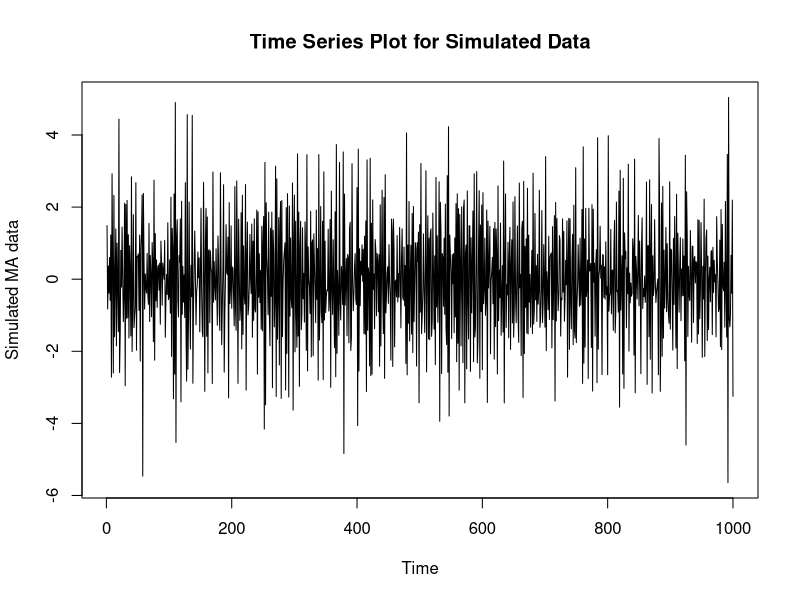
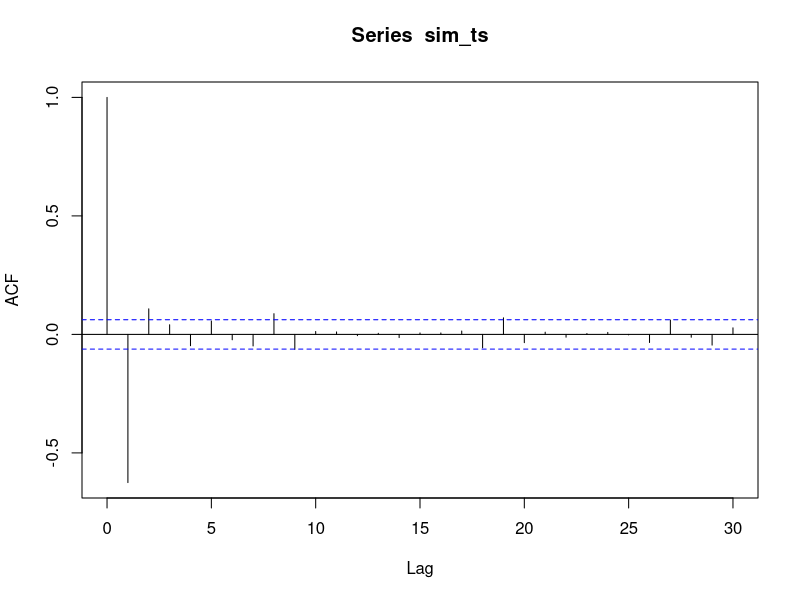
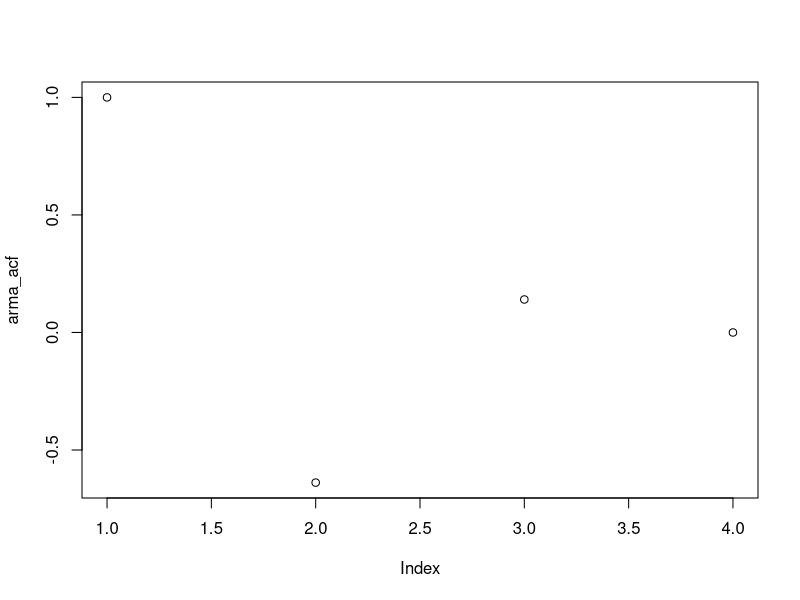
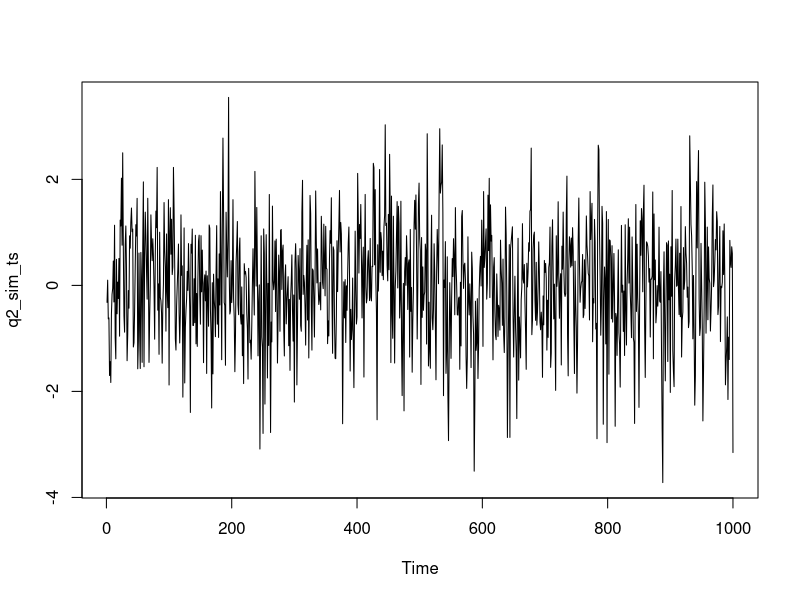
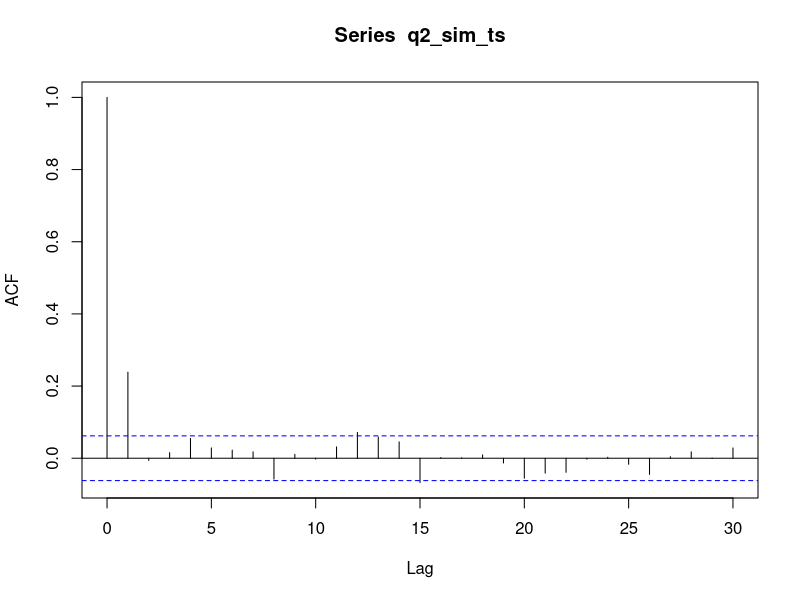
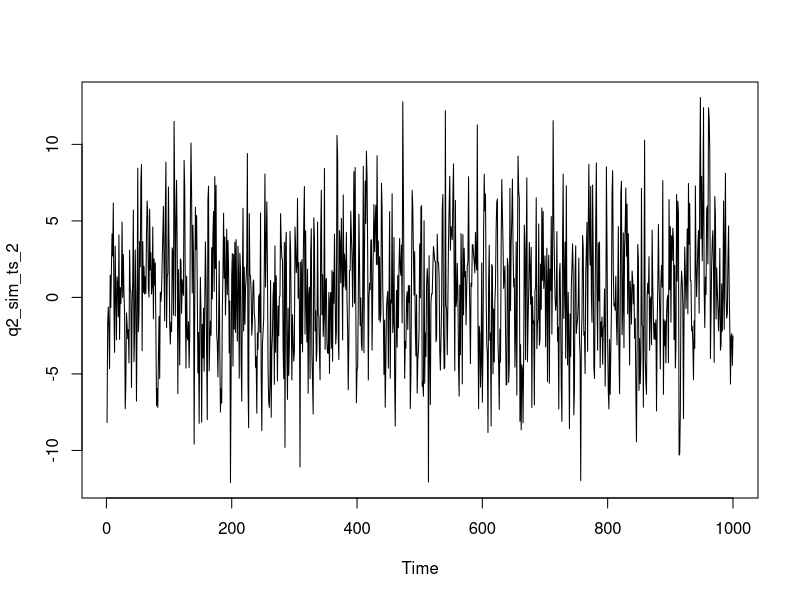
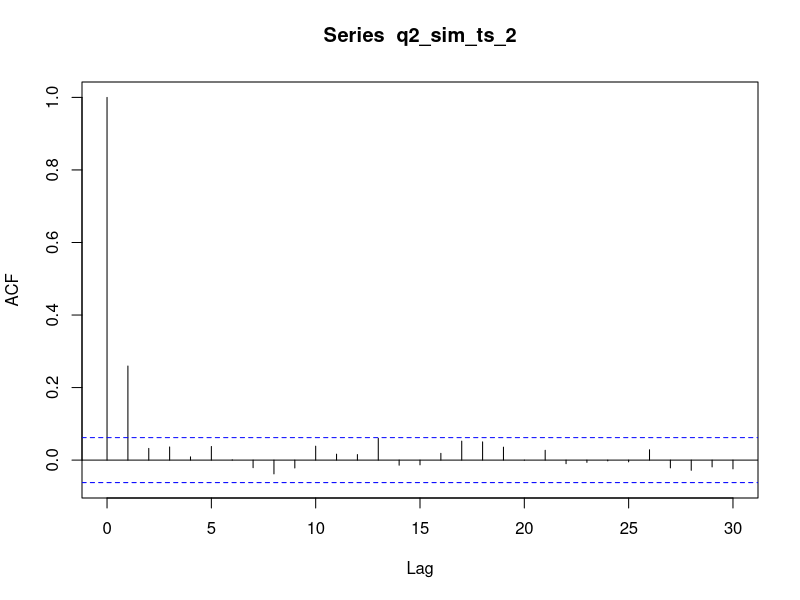
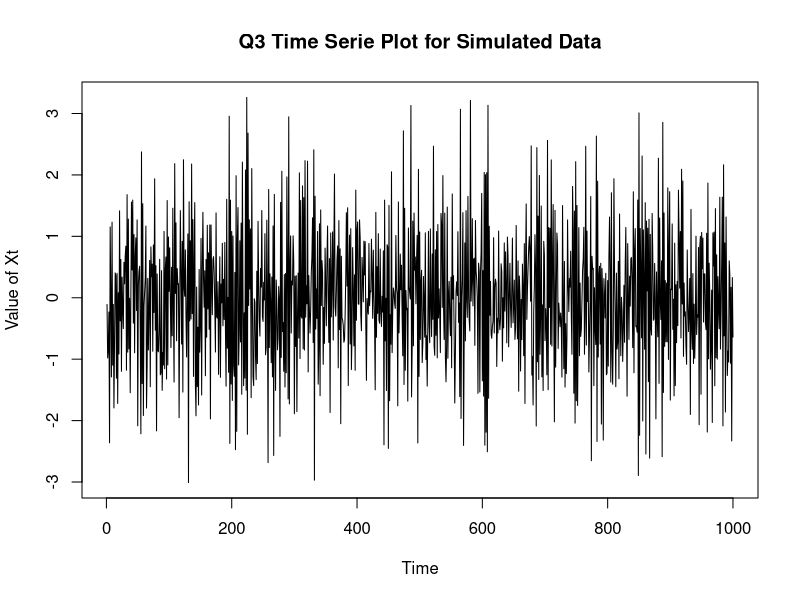

Generate these figures, in order, with R:
## ---- chunk 1
knitr::opts_chunk$set(echo = TRUE)
library(tidyverse)
library(knitr)
library(tseries)
library(zoo)
## ---- chunk 2
sim_data <- arima.sim(n = 1000, list(ma = c(-1.3,0.4), sd = sqrt(0.1)))
sim_ts <- ts(sim_data)
plot(sim_ts,
     main = "Time Series Plot for Simulated Data",
     ylab = "Simulated MA data")
## ---- chunk 3
acf(sim_ts)
## ---- chunk 4
arma_acf <- ARMAacf(ma = c(-1.3,0.4))
plot(arma_acf)
## ---- chunk 5
q2_sim <- arima.sim(n = 1000, list(ma = c(0.25), sd = sqrt(0.4)))
q2_sim_ts <- ts(q2_sim)
plot(q2_sim_ts)
acf(q2_sim_ts)
## ---- chunk 6
q2_sim_2 <- arima.sim(n = 1000, list(ma = c(4), sd = sqrt(0.4)))
q2_sim_ts_2 <- ts(q2_sim_2)
plot(q2_sim_ts_2)
acf(q2_sim_ts_2)
## ---- chunk 7
alpha = -0.5
q3_sim <- arima.sim(n = 1000, list(ar = c(alpha), sd = 0.1))
q3_sim_ts <- ts(q3_sim)
plot(q3_sim_ts,
     ylab = "Value of Xt",
     main = "Q3 Time Serie Plot for Simulated Data")
acf(q3_sim_ts)
## ---- chunk 8
par(mfrow = c(2,2))
alpha = c(seq(from = -0.5, to = -1, by = -0.1))
q3b_sim_ts_1 = ts(arima.sim(n = 1000, list(ar = c(alpha[1]), sd = 0.1)))
q3b_sim_ts_4 = ts(arima.sim(n = 1000, list(ar = c(alpha[4]), sd = 0.1)))
q3b_sim_ts_5 = ts(arima.sim(n = 1000, list(ar = c(alpha[5]), sd = 0.1)))
q3b_sim_ts_6 = ts(arima.sim(n = 1000, list(ar = c(-0.99), sd = 0.1)))

acf(q3b_sim_ts_1, main = "acf for alpha = -0.5")
acf(q3b_sim_ts_4, main = "acf for alpha = -0.8")
acf(q3b_sim_ts_5, main = "acf for alpha = -0.9")
acf(q3b_sim_ts_6, main = "acf for alpha = -0.99")
## ---- chunk 9
q3c_sim_ts_1 = ts(arima.sim(n = 1000, list(ar = c(-0.5), sd = 0.1)))
q3c_sim_ts_4 = ts(arima.sim(n = 1000, list(ar = c(-0.3), sd = 0.1)))
q3c_sim_ts_5 = ts(arima.sim(n = 1000, list(ar = c(-0.1), sd = 0.1)))
q3c_sim_ts_6 = ts(arima.sim(n = 1000, list(ar = c(-0.01), sd = 0.1)))

acf(q3c_sim_ts_1, main = "acf for alpha = -0.5")
acf(q3c_sim_ts_4, main = "acf for alpha = -0.3")
acf(q3c_sim_ts_5, main = "acf for alpha = -0.1")
acf(q3c_sim_ts_6, main = "acf for alpha = -0.01")
## ---- chunk 10
q3d_sim_ts_1 = ts(arima.sim(n = 1000, list(ar = c(0.5), sd = 0.1)))
q3d_sim_ts_2 = ts(arima.sim(n = 1000, list(ar = c(0.7), sd = 0.1)))
q3d_sim_ts_3 = ts(arima.sim(n = 1000, list(ar = c(0.9), sd = 0.1)))
q3d_sim_ts_4 = ts(arima.sim(n = 1000, list(ar = c(0.99), sd = 0.1)))

acf(q3d_sim_ts_1,lag.max = 999, main = "acf for alpha = 0.5")
acf(q3d_sim_ts_2,lag.max = 999, main = "acf for alpha = 0.7")
acf(q3d_sim_ts_3,lag.max = 999, main = "acf for alpha = 0.9")
acf(q3d_sim_ts_4,lag.max = 999,  main = "acf for alpha = 0.99")
## ---- chunk 11
q3d_sim_ts_5 = ts(arima.sim(n = 1000, list(ar = c(0.5), sd = 0.1)))
q3d_sim_ts_6 = ts(arima.sim(n = 1000, list(ar = c(0.3), sd = 0.1)))
q3d_sim_ts_7 = ts(arima.sim(n = 1000, list(ar = c(0.1), sd = 0.1)))
q3d_sim_ts_8 = ts(arima.sim(n = 1000, list(ar = c(0.01), sd = 0.1)))

acf(q3d_sim_ts_5, main = "acf for alpha = 0.5")
acf(q3d_sim_ts_6, main = "acf for alpha = 0.3")
acf(q3d_sim_ts_7, main = "acf for alpha = 0.1")
acf(q3d_sim_ts_8, main = "acf for alpha = 0.01")
